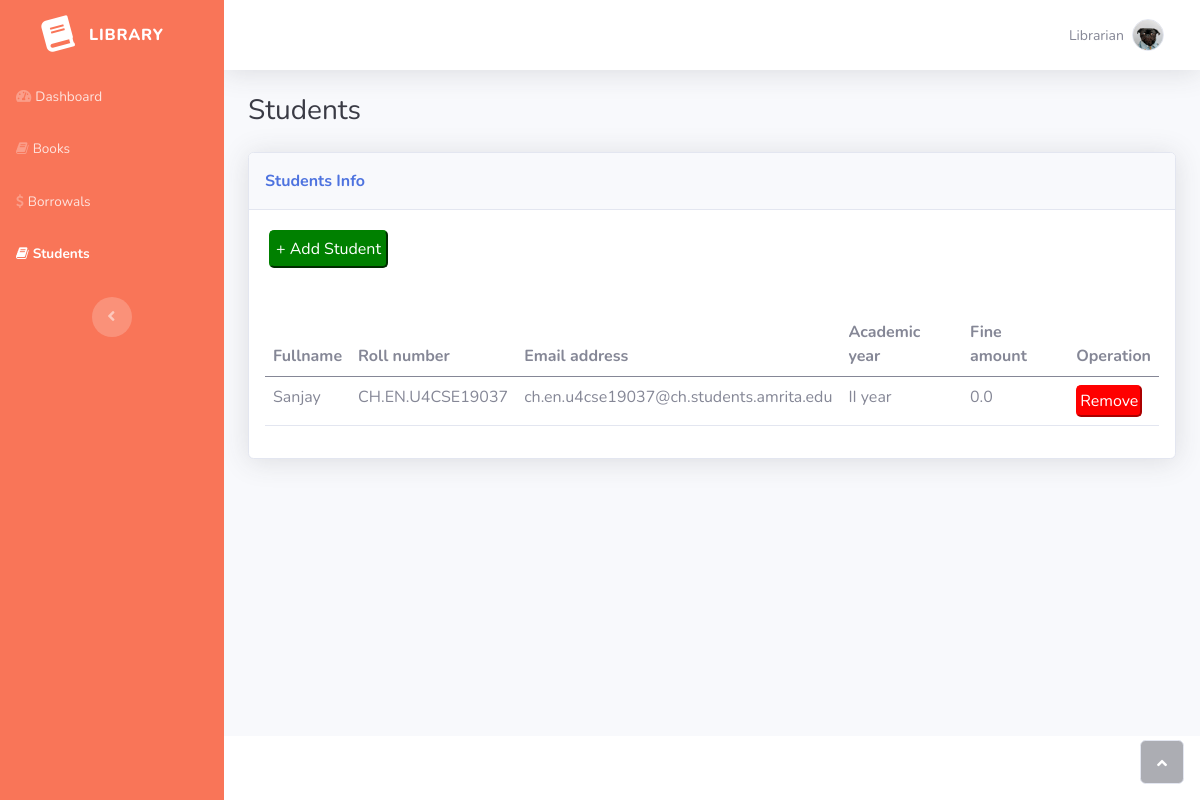
/students/, run on an earlier commit of the app's database.
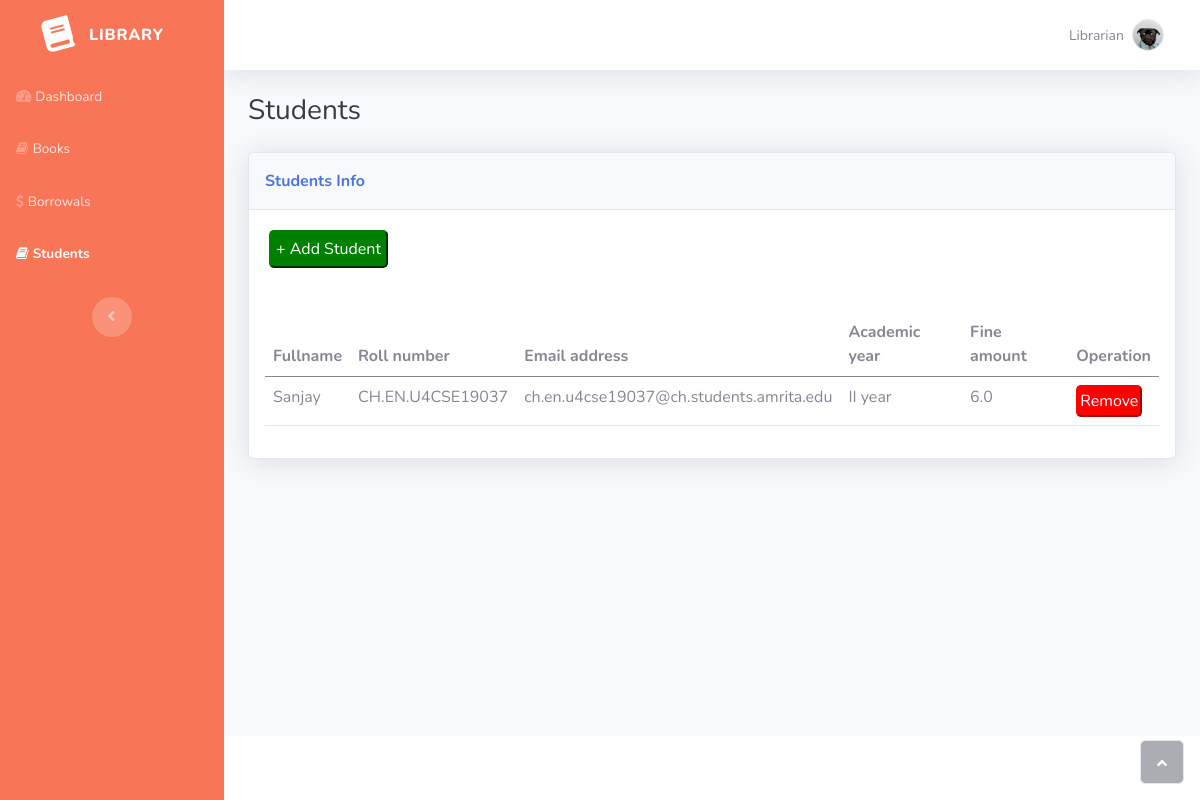
And on a later commit of the database.
### library/models.py (models this page shows, shortened)
class Student(models.Model):
    fullname = models.CharField(max_length=200, null=True)
    roll_number = models.CharField(max_length=20, null=True)
    email = models.EmailField(null=True)
    academic_year = models.CharField(max_length=200,
        choices= (
            ('I year', 'I year'),
            ('II year', 'II year'),
            ('III year', 'III year'),
            ('IV year', 'IV year')
        )
    )
    fine_amount = models.FloatField(null=True, default=0.0)

### library/views.py (the view)
# urls.py: path('students/', views.students, name='students'),
def students(request):
    students = Student.objects.all()
    return render(request, 'library/students.html', {'students': students})

### library/templates/library/students.html (shortened to what the changed rows need)
{% load static %}
<!DOCTYPE html>
<html>
<head>
    <link rel="stylesheet" href="{% static 'bootstrap/css/bootstrap.min.css' %}">
    <link rel="stylesheet" href="{% static 'fonts/fontawesome-all.min.css' %}">
    <link rel="stylesheet" href="{% static 'fonts/font-awesome.min.css' %}">
    <link rel="stylesheet" href="{% static 'fonts/fontawesome5-overrides.min.css' %}">
</head>
<body id="page-top">
    <div id="wrapper">
        <div class="d-flex flex-column" id="content-wrapper">
            <div id="content">
                <div class="container-fluid">
                    <div class="card shadow">
                        <div class="card-body">
                            <div class="table-responsive table mt-2" id="dataTable" role="grid" aria-describedby="dataTable_info">
                                <table class="table my-0" id="dataTable">
                                    <thead>
                                        <tr>
                                            <th>Fullname</th>
                                            <th>Roll number</th>
                                            <th>Email address</th>
                                            <th>Academic year</th>
                                            <th>Fine amount</th>
                                            <th>Operation</th>
                                        </tr>
                                    </thead>
                                    <tbody>
                                        {% for student in students %}
                                            <tr style="padding: 5px;">
                                                <td>{{student.fullname}}</td>
                                                <td>{{student.roll_number}}</td>
                                                <td>{{student.email}}</td>
                                                <td>{{student.academic_year}}</td>
                                                <td>{{student.fine_amount}}</td>
                                                <td><a href="/delete-student/{{student.id}}/"><button type="button" style="background-color: red; color: white; padding: 2px; border-color: red; border-radius: 5px;">Remove</button></a>
                                            </tr>
                                        {% endfor %}
                                    </tbody>
                                </table>
                            </div>
                        </div>
                    </div>
                </div>
            </div>
        </div><a class="border rounded d-inline scroll-to-top" href="#page-top"><i class="fas fa-angle-up"></i></a>
    </div>
</body>
</html>

What changed in the data, as far as the page shows it:
changed Student "Sanjay": fine_amount "0.0" → "6.0"
